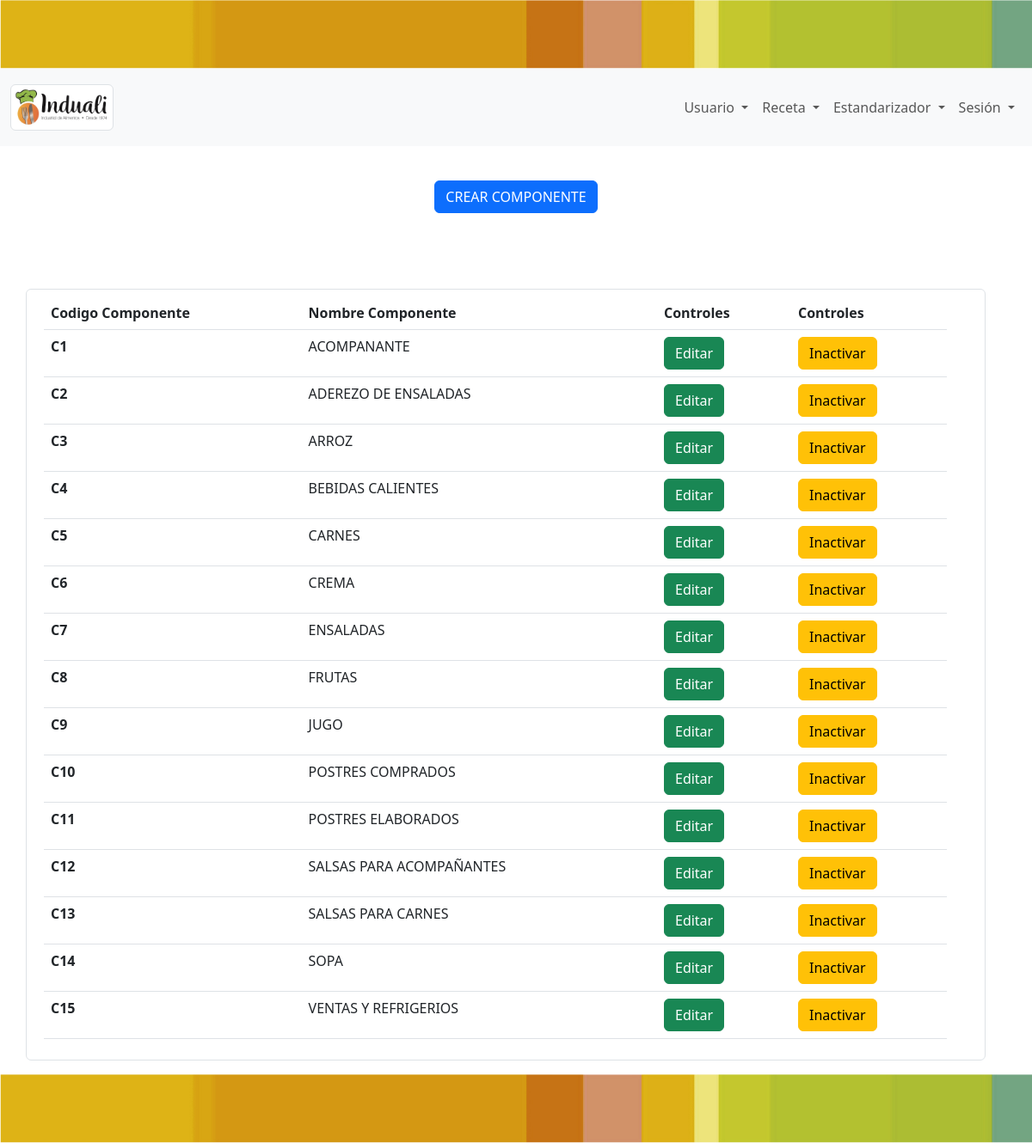
Before: /componente/componente/ with the older database file.
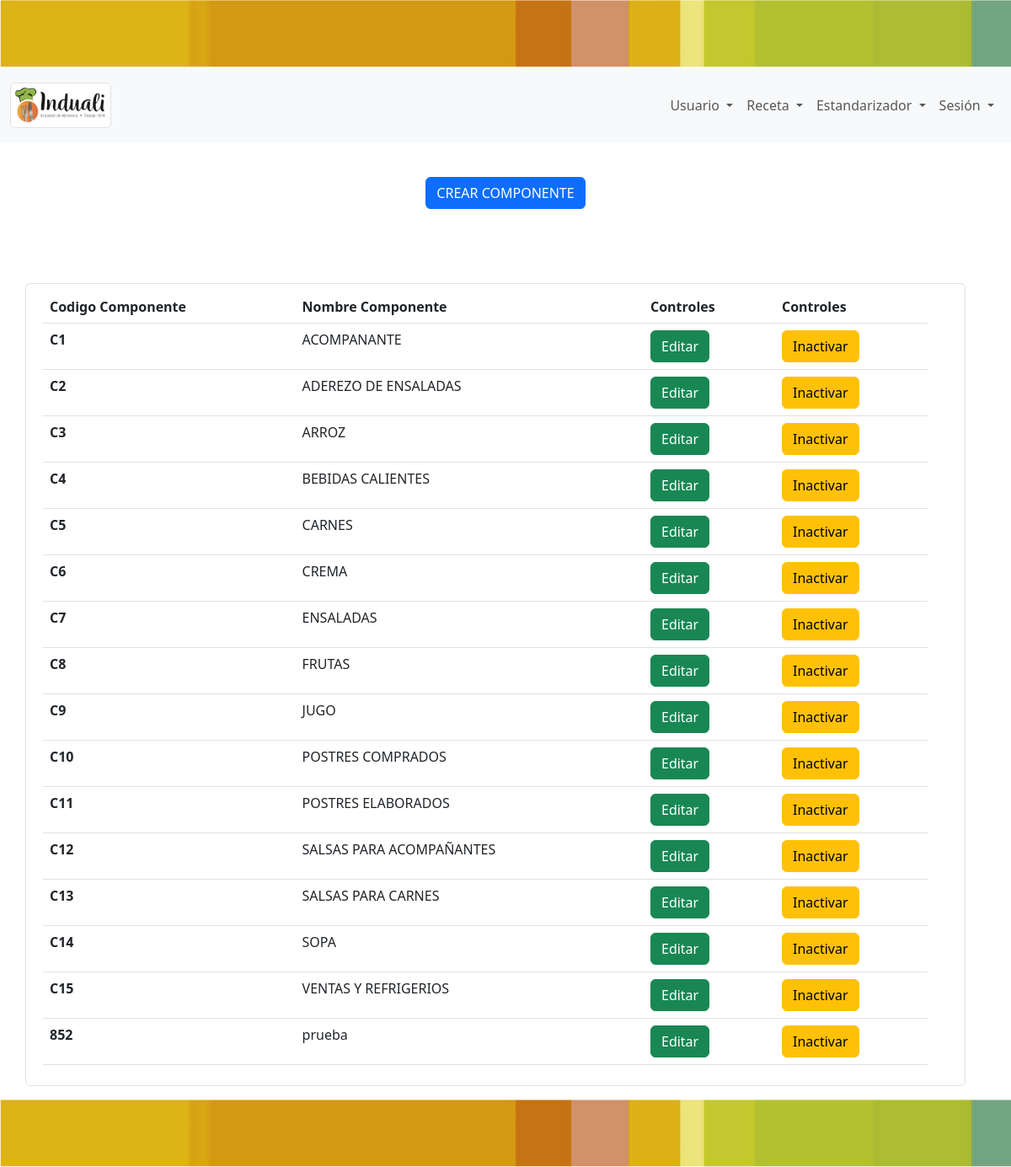
After: the same page with the newer database file.
### componente/models.py (models this page shows, shortened)
class Componente (models.Model):
   codComponente=models.TextField(max_length=50, verbose_name="Código Componente")
   nomComponente=models.TextField(max_length=50, verbose_name="Nombre Componente")

### componente/views.py (the view)
# urls.py: path('componente/', include('componente.urls')),
def componente(request):
    componente = Componente.objects.all()
    return render(request,'componente/componente.html',{'componente': componente})

### base/templates/componente/componente.html (shortened to what this page needs)
{% extends 'partials/body.html' %}`
{% load static %}
{% block contenido %}
<center>
  <section id="botonesComponente">
    <section class="col-lg-12 button_añadir">
      <form class="form-inline my-3 my-lg-3">
        <br>
        <a href="{% url 'crear-componente'%}" class="btn btn-primary"> CREAR COMPONENTE
        </a>
      </form>
    </section>
</center>
<br />
<br />
<br />
<section id="tablaUsuario">
  <section class="col-lg-12 table">
    <div class="container text-center bg-white text-dark row g-6 border rounded">
      <div class="row align-items-start">
        <div class="col-12 table-responsive">
          <table class="table" id="tabla-general">
            <thead class="thead-dark">
              <tr>
                <th scope="col">Codigo Componente</th>
                <th scope="col">Nombre Componente</th>
                <th scope="col">Controles</th>
                <th scope="col">Controles</th>
              </tr>
            </thead>
            <tbody id="tblComponente">
              {% for items in componente%}
              <tr>
                <th scope="row">{{items.codComponente}}</th>
                <td>{{items.nomComponente}}</td>
                <td>
                  <button type="button" class="btn btn-success">Editar</button>
                </td>
                <td>
                  <button type="button" class="btn btn-warning">Inactivar</button>
                </td>
              </tr>
              {% endfor %}
            </tbody>
          </table>
        </div>
      </div>
    </div>
  </section>
</section>
  {% endblock contenido %}

Changed rows visible on the page:
added Componente: codComponente "852", nomComponente "prueba"
